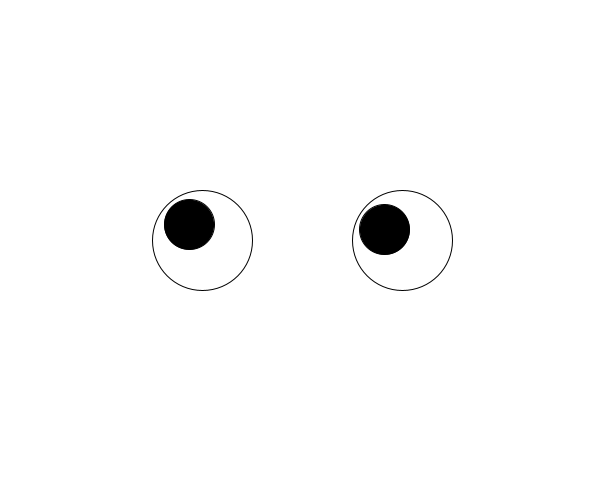
Frame 1 (no input)
Frame 60 (the mouse pressed at the canvas centre just before this capture): identical to frame 1, image omitted
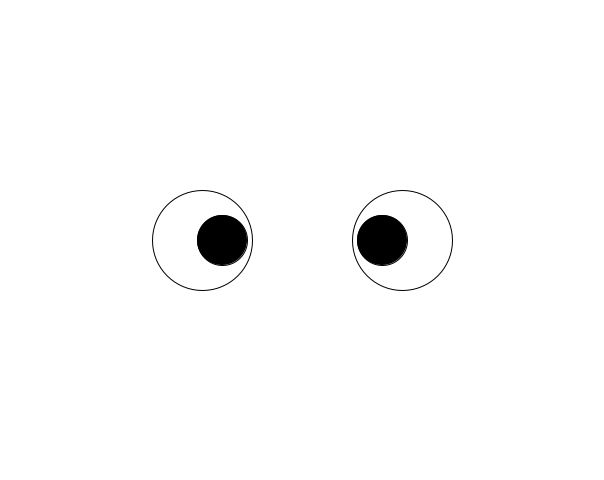
Frame 120 (the mouse held since frame 60 and released just before this capture)

The Processing sketch that drew these frames (run headless with seeded random() and noise(); from frame 60 on, the mouse is pressed at the canvas centre):

// Processing sketch: googlyEyes
// ── googlyEyes.pde
int x=0;
int y=0;

void setup(){
 size(604, 480); 
}

void draw(){
  background(255);
  //draw the eyes
  drawEye(width/2-100, height/2);
  drawEye(width/2+100, height/2);
}

void drawEye(int x, int y){
  //draw the outline
  //push and pop the style so that it doesn't affect things later on
  pushStyle();
  noFill();
  ellipse(x, y, 100, 100);
  popStyle();
  
  //get the direction of the eye coords towards the X using subtraction
  int directionX = mouseX-x;
  int directionY = mouseY-y;
  
  //turn that into a PVector so we can use PVector functions such as mag and setMag
  PVector direction = new PVector(directionX, directionY);
  // if the length of the vector is longer than 20, clip it to 20
  if(direction.mag()>20)
    direction.setMag(20);
  
  //draw the pupil
  pushMatrix();
  translate(x, y);
  fill(0);
  ellipse(direction.x,direction.y,50,50);
  popMatrix();
}
